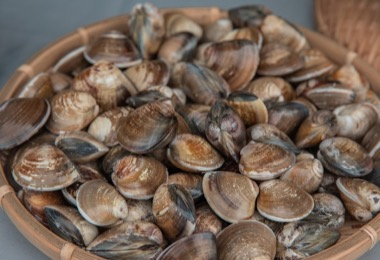
#> input picture design/mid_autumn_edm/clam.jpg, 380 x 260 px
$ python -i seafood_poster_rotary.py   (imports and definitions only)
#> lines starting #> are read from the running program, lines starting #| are printed output that depends on the picture
#!/usr/bin/env python3
"""鑫海產「鮮味聚」商務沉穩版海報（扶輪社社團推薦用）

與 seafood_poster.py 是兩套版型，共用同一份品項報價（config 的 items_from）。
用法：python3 design/seafood_poster_rotary.py design/seafood_poster/rotary.json
輸出 1080x1920 PNG。
"""
import json
import sys
from pathlib import Path

from PIL import Image, ImageDraw, ImageFilter, ImageFont

W, H = 1080, 1920
HEITI_M = "/System/Library/Fonts/STHeiti Medium.ttc"
HEITI_L = "/System/Library/Fonts/STHeiti Light.ttc"
LATIN = "/System/Library/Fonts/Supplemental/Avenir Next.ttc"

INK = (243, 238, 228)
INK_SOFT = (156, 180, 200)
GOLD = (198, 164, 98)
GOLD_DIM = (140, 116, 70)
DEEP = (8, 26, 44)
DEEP_2 = (5, 17, 30)

MARGIN = 88
LIST_RULE = 528
LIST_TOP = 556
ROW_H = 106
TRUST_TOP = 1452
TAGLINE_Y = 1690
FOOTER_TOP = 1792
X_UNIT = W - MARGIN - 42


def font(path, size, index=0):
    return ImageFont.truetype(path, size, index=index)


def ink_w(draw, text, f):
    return draw.textbbox((0, 0), text, font=f)[2]


def tracked_w(draw, text, f, tracking):
    return sum(ink_w(draw, c, f) for c in text) + tracking * (len(text) - 1)


# [7 lines left out: function draw_tracked, not called in this run]


def centered_tracked(draw, y, text, f, fill, tracking=0):
    x = (W - tracked_w(draw, text, f, tracking)) / 2
    draw_tracked(draw, (x, y), text, f, fill, tracking)


def build_background(path):
    """深藍夜色底圖壓到幾乎全暗，只留一層海洋質感，避免搶掉文字。"""
#> called with path = 'mid_autumn_edm/clam.jpg'
    base = Image.new("RGB", (W, H), DEEP)
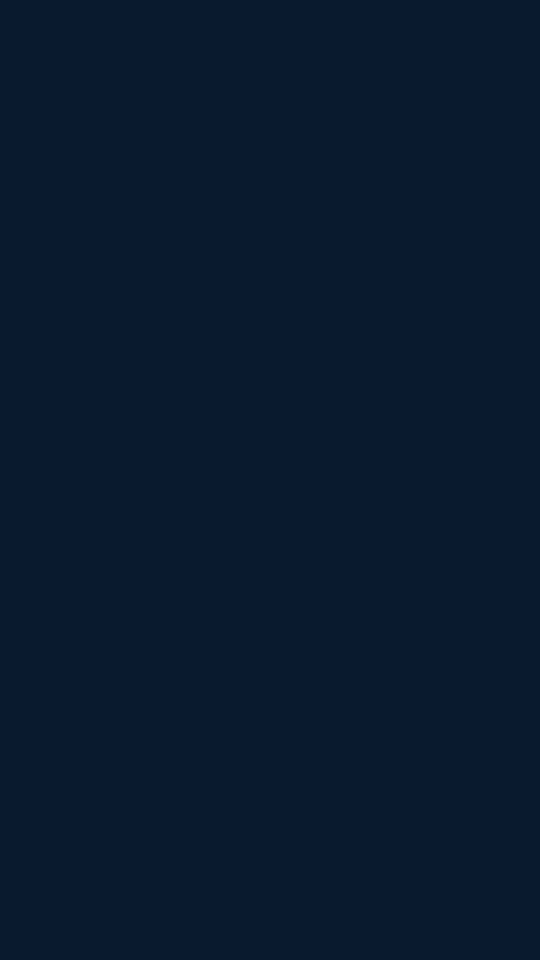
#> base: PIL image 1080x1920 RGB (shown at 1/2 size); mean R, G, B 8, 26, 44
    if path and Path(path).exists():
        bg = Image.open(path).convert("RGB")
#> bg is the input picture: PIL image 380x260 RGB; mean R, G, B 117.3, 98.7, 85.3
        target = W / H
        bw, bh = bg.size
#> bw = 380; bh = 260
        if bw / bh > target:
            nw = int(bh * target)
#> nw = 146
            bg = bg.crop(((bw - nw) // 2, 0, (bw - nw) // 2 + nw, bh))
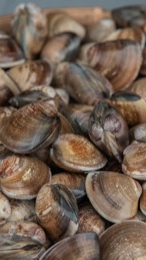
#> bg: PIL image 146x260 RGB; mean R, G, B 114.1, 95, 81.1
        else:
            nh = int(bw / target)
            bg = bg.crop((0, (bh - nh) // 2, bw, (bh - nh) // 2 + nh))
        bg = bg.resize((W, H), Image.LANCZOS).filter(ImageFilter.GaussianBlur(3))
#> bg: PIL image 1080x1920 RGB
        base = Image.blend(base, bg, 0.20)
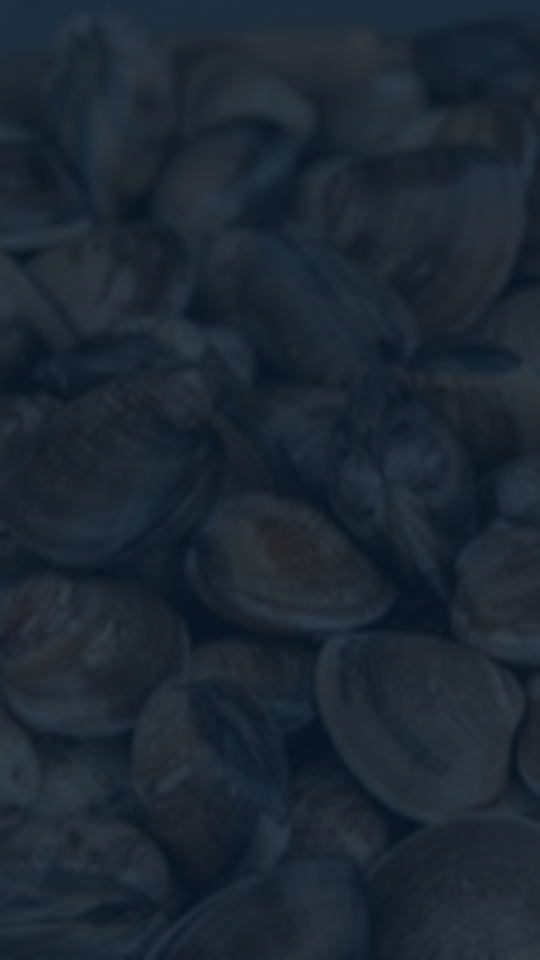
#> base: PIL image 1080x1920 RGB (shown at 1/2 size); mean R, G, B 28.8, 39.4, 51

    veil = Image.new("L", (1, H))
    for y in range(H):
        t = y / H
        veil.putpixel((0, y), int(120 + 105 * (t**1.6)))
    veil = veil.resize((W, H))
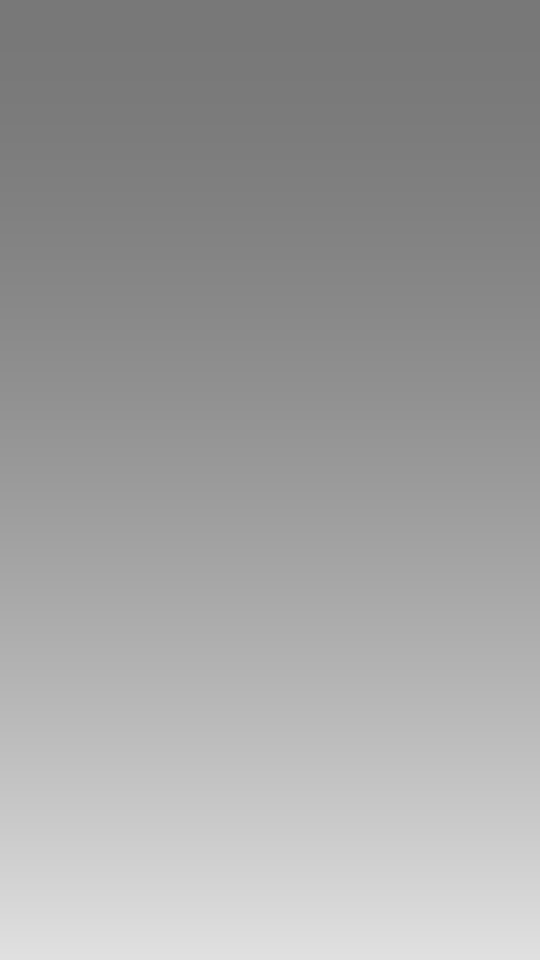
#> veil: PIL image 1080x1920 L (shown at 1/2 size); min 120, max 224, mean 159.9
    return Image.composite(Image.new("RGB", (W, H), DEEP_2), base, veil).convert("RGBA")


def hairline(draw, y, x0, x1, fill, width=1):
    draw.line([(x0, y), (x1, y)], fill=fill, width=width)


# [32 lines left out: functions draw_header, draw_title, split_zh, split_price, not called in this run]


def split_en(en):
    common, _, latin = en.partition("  ")
    return common.strip(), latin.strip()


# [90 lines left out: functions draw_items, draw_trust, draw_tagline, draw_footer, build, not called in this run]


# [2 lines not run here, left out]

>>> result = build_background('mid_autumn_edm/clam.jpg')

$ run again, on design/mid_autumn_edm/hero.jpg
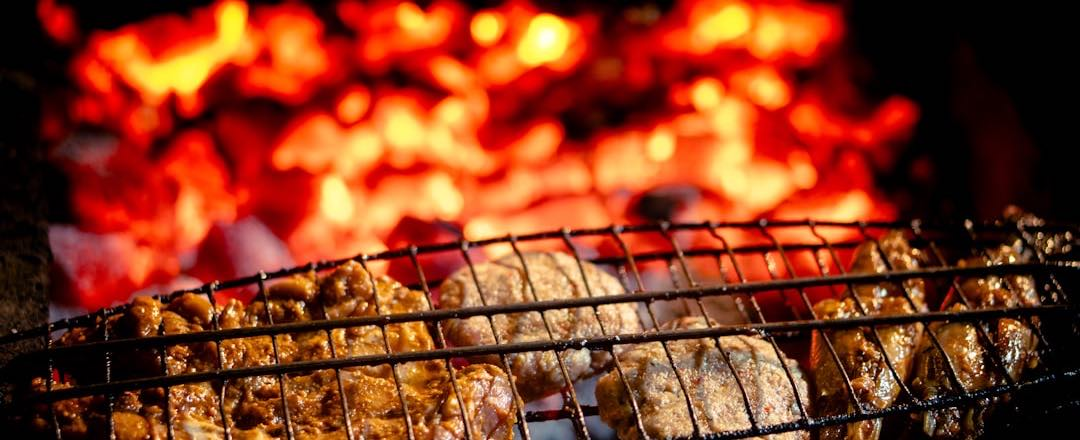
#> input picture design/mid_autumn_edm/hero.jpg, 1080 x 440 px
#> in build_background, bg is the input picture: PIL image 1080x440 RGB; mean R, G, B 136.2, 57.5, 29.4
#> in build_background, `base = Image.blend(base, bg, 0.20)`:
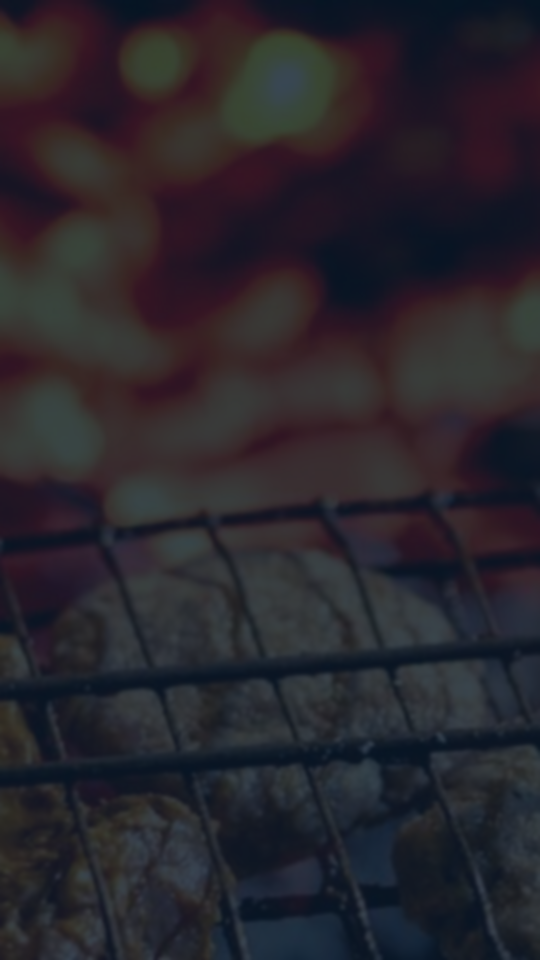
#> base: PIL image 1080x1920 RGB (shown at 1/2 size); mean R, G, B 41, 37.4, 44.3
#> in build_background, `return Image.composite(Image.new("RGB", (W, H), DEEP_2), base, veil).c..`:
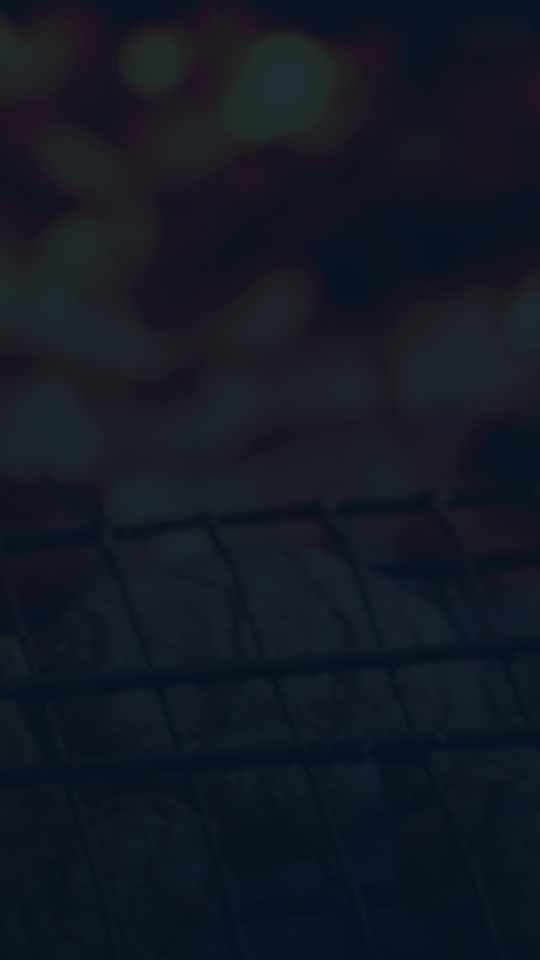
#> returned value: PIL image 1080x1920 RGBA (shown at 1/2 size); mean R, G, B, A 19, 24.4, 35, 255

$ run again, on design/mid_autumn_edm/squid.jpg
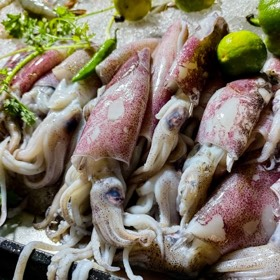
#> input picture design/mid_autumn_edm/squid.jpg, 280 x 280 px
#> in build_background, bg is the input picture: PIL image 280x280 RGB; mean R, G, B 127.9, 117.6, 101.9
#> in build_background, `bg = bg.resize((W, H), Image.LANCZOS).filter(ImageFilter.GaussianBlur(..`:
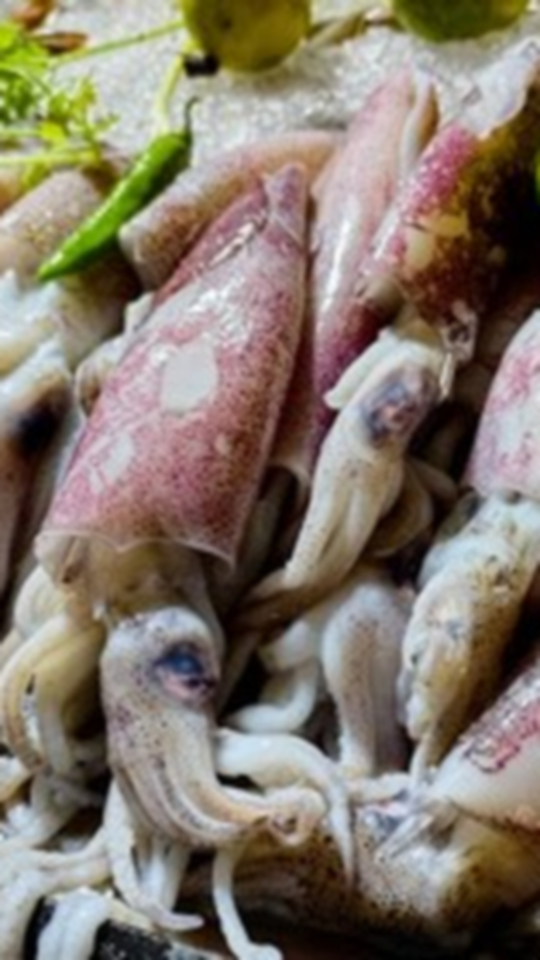
#> bg: PIL image 1080x1920 RGB (shown at 1/2 size); mean R, G, B 131.2, 120.2, 107.3
#> in build_background, `base = Image.blend(base, bg, 0.20)`:
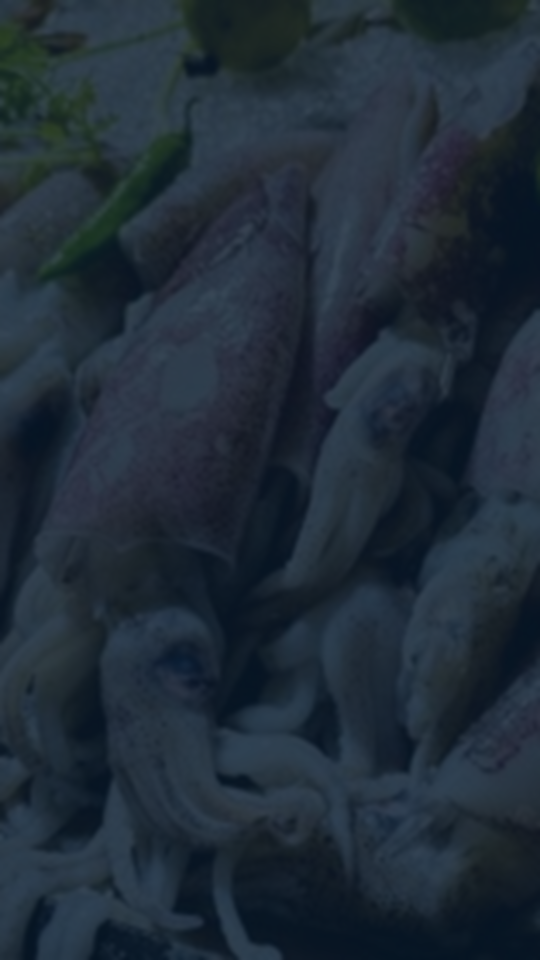
#> base: PIL image 1080x1920 RGB (shown at 1/2 size); mean R, G, B 32.2, 44.4, 56.3
